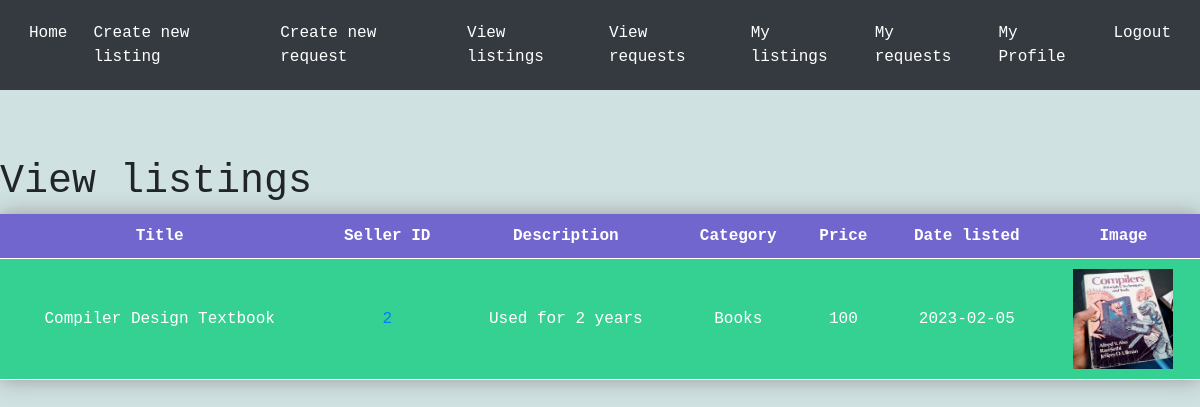
/viewlistings (signed in), run on an earlier commit of the app's database.
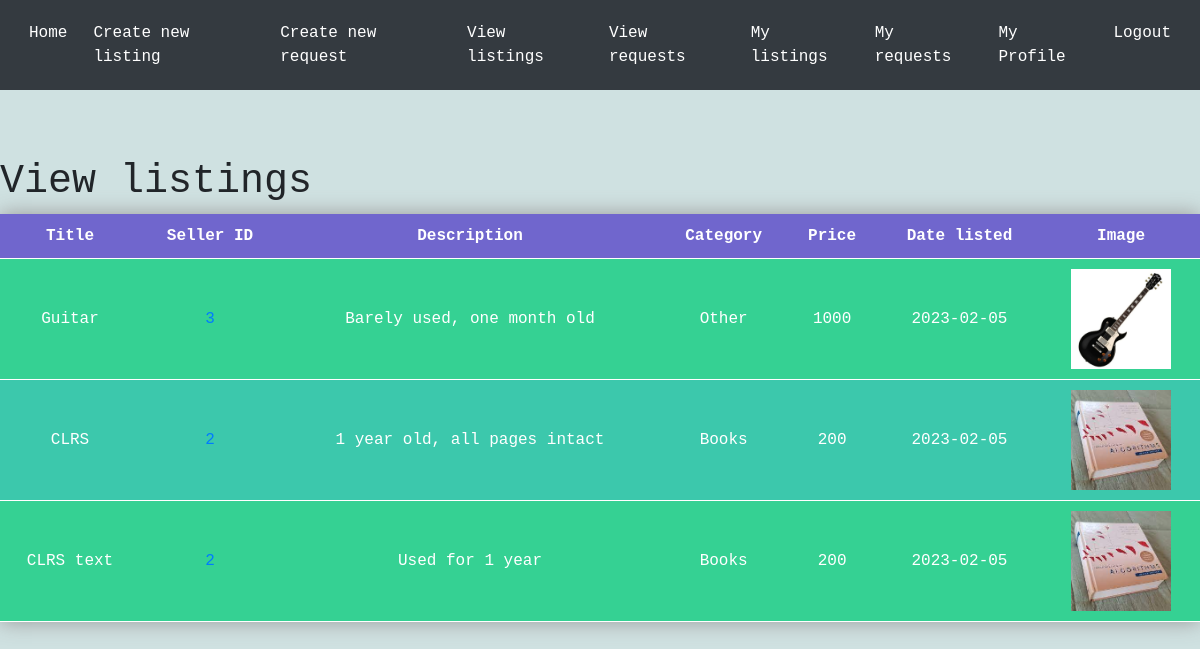
And on a later commit of the database.
### tables this page shows
CREATE TABLE listings (
    id INTEGER PRIMARY KEY AUTOINCREMENT,
    user_id INTEGER NOT NULL,
    title TEXT NOT NULL,
    description TEXT NOT NULL,
    category TEXT NOT NULL,
    price INTEGER NOT NULL,
    date DATE,
    FOREIGN KEY (user_id) REFERENCES Users(id)
);

### app.py (the view)
@app.route('/viewlistings')
def viewlistings():
    conn = sqlite3.connect('database.db')
    c = conn.cursor()
    c.execute("SELECT * FROM listings where user_id != ?",(session['id'],))
    listings = c.fetchall()
    return render_template('viewlistings.html', listings=listings)

### templates/viewlistings.html (shortened to what this page needs)
{% extends 'base.html' %}
{% block content %}
    <h1>View listings</h1>
    <table class="neon-table">
        <tr>
            <th>Title</th>
            <th>Seller ID</th>
            <th>Description</th>
            <th>Category</th>
            <th>Price</th>
            <th>Date listed</th>
            <th>Image</th>
        </tr>
        {% for listing in listings %}
        <tr>
            <td>{{listing[2]}}</td>
            <td>
                <a href="{{ url_for('otherprofile', id=listing[1]) }}">
                {{listing[1]}}
                </a>
            </td>
            <td>{{listing[3]}}</td>
            <td>{{listing[4]}}</td>
            <td>{{listing[5]}}</td>
            <td>{{listing[6]}}</td>
            <td><img src="{{ url_for('static',filename='uploads/'+ listing[0]|string +'.jpg') }}" alt="{{listing[5]}}" width="100" height="100"></td>
        </tr>
        {% endfor %}
    </table>
{% endblock %}

### templates/base.html (shortened to what this page needs)
<!DOCTYPE html>
<html>
<head>
  <link rel="stylesheet" href="https://stackpath.bootstrapcdn.com/bootstrap/4.4.1/css/bootstrap.min.css">
</head>
<body>
  <nav class="navbar navbar-expand-lg navbar-dark bg-dark">
    <div class="collapse navbar-collapse" id="navbarNavAltMarkup">
      <div class="navbar-nav">
            <ul class="navbar-nav ml-auto">
              <li class="nav-item active">
                <a class="nav-link active" href="/home">Home</a>
              </li>
              <li class="nav-item active">
                <a class="nav-link" href="/createlisting">Create new listing</a>
              </li>
              <li class="nav-item active">
                <a class="nav-link " href="/createrequest">Create new request</a>
              </li>
              <li class="nav-item active">
                <a class="nav-link " href="/viewlistings">View listings</a>
              </li>
              <li class="nav-item active">
                <a class="nav-link " href="/viewrequests">View requests</a>
              </li>
              <li class="nav-item active">
                <a class="nav-link " href="/viewmylistings">My listings</a>
              </li>
              <li class="nav-item active">
                <a class="nav-link " href="/viewmyrequests">My requests</a>
              </li>
              <li class="nav-item active">
                <a class="nav-link " href="/myprofile">My Profile</a>
              <li class="nav-item active">
                <a class="nav-link "  href="/logout">Logout</a>
              </li>
            </ul>
      </div>
    </div>
  </nav>
      <br>
      <br>
{% block content%}
{% endblock %}
</body>
</html>

### templates/base.html (style rules this page uses)
body { background-color: #fafafa; font-family: 'JetBrains Mono', monospace; }
.navbar { margin-bottom: 20px; }
body { background-color: #cfe1e1; font-family: 'JetBrains Mono', monospace; }
.navbar .nav-item { transition: background-color 0.5s ease; }
.nav-item { border-radius: 5px; padding: 5px; }
.neon-table { width: 100%; border-collapse: collapse; box-shadow: 0 0 20px #999898; }
.neon-table th, .neon-table td { padding: 10px; text-align: center; border-bottom: 1px solid #ffffff; }
.neon-table th { background-color: #7066cd; color: #ffffff; font-weight: bold; }
.neon-table tr:nth-child(even) { background-color: #35d193; color: #ffffff; }
.neon-table tr:nth-child(odd) { background-color: #3cc8ac; color: #ffffff; }

What changed in the data, as far as the page shows it:
removed listings: title "Compiler Design Textbook", user "2", description "Used for 2 years", category "Books", price "100", date "2023-02-05"
added listings: title "Guitar", user "3", description "Barely used, one month old", category "Other", price "1000", date "2023-02-05", shows a picture
added listings: title "CLRS", user "2", description "1 year old, all pages intact", category "Books", price "200", date "2023-02-05"
added listings: title "CLRS text", user "2", description "Used for 1 year", category "Books", price "200", date "2023-02-05"
